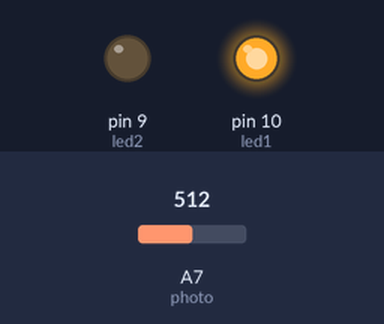
This sketch was run on a simulated Arduino Nano, built with avr-gcc and run on an emulated ATmega328P. Shown: output pins drawn as LEDs (lit = HIGH). Inputs (shaded band) come from the test bench; at power-on: A7 (photo) = 512. What the sketch prints to the serial monitor is not drawn.

Above: at 5.0 s.
5.1 s: A7 (photo) set to 1023
At 7.1 s:
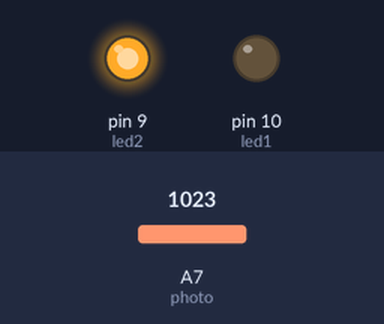
10.3 s: A7 (photo) set to 900
Timing chart, 0 to 21.5 s (numbered marks = the images above; inputs shaded):
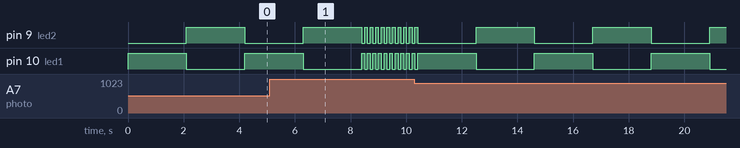

Measured:
- by itself, pin 9 (led2): repeats every 4.2 s: LOW 2.1 s, HIGH 2.1 s
- by itself, pin 10 (led1): repeats every 4.2 s: HIGH 2.1 s, LOW 2.1 s

The sketch:

blink_sensor.ino
```cpp
/*
Title: blink_sensor
Program Description:
  This program assumes that two LED pins (i.e. variables named led1 and led2) are attached
  as well as a photocell (i.e. variable named A7).

  The program should change the speed which the two attached LEDS blink depending on the
  intensity of light measured by the photocell.

*/

#include <math.h>
#define M_E 2.7182818284590452354 // euler's constant

int measure;   // This is the measurement of light which the photocell returns
int sec;       // This is the calculated amount of seconds for blinking
int incr = 0;  // This is for the exit code. Program stops after 100 iterations.
int photo = A7;
int led1 = 10;
int led2 = 9;


void setup() {
  // Setup code goes here, it runs once:
  pinMode(led1, OUTPUT);
  pinMode(led2, OUTPUT);
  Serial.begin(9600);
}

void loop() {
  // Main code here, runs repeatedly:


  measure = analogRead(photo);    // Measures photocell value

  // To find the seconds, the Sigmoid function was used.
     // The seconds should not be greater than 2000 ms or
     // or less than 100 ms. The range of 950 was chosen
     // because the observed environmental maxium measure-
     // ment of light was 1100 and the minimum was 800
  sec = 2000 / (1 + pow(M_E, measure - 950)) + 100;

  Serial.print(measure);
  Serial.print("    ");
  Serial.println(sec);

  //Blinking rotation code
  digitalWrite(led2, LOW);
  digitalWrite(led1, HIGH);
  delay(sec);
  digitalWrite(led2, HIGH);
  digitalWrite(led1, LOW);
  delay(sec);

  // Exits program after 100 iterations
  incr++;
  if (incr == 100) exit(0);
}
```
